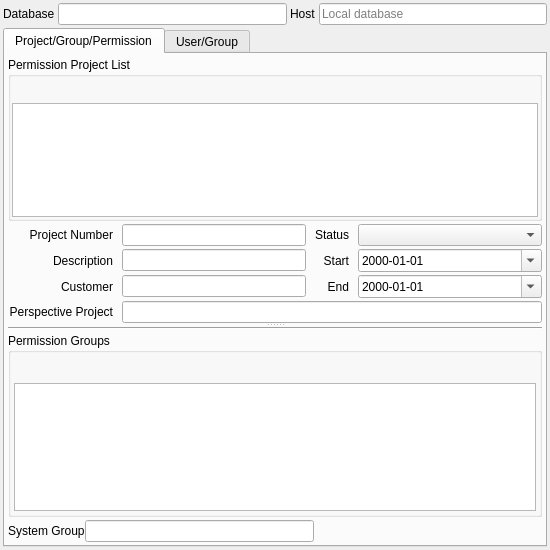
<?xml version="1.0" encoding="UTF-8"?>
<ui version="4.0">
 <class>DB_PermissionWidget</class>
 <widget class="QWidget" name="DB_PermissionWidget">
  <property name="geometry">
   <rect>
    <x>0</x>
    <y>0</y>
    <width>550</width>
    <height>550</height>
   </rect>
  </property>
  <property name="windowTitle">
   <string>Dialog</string>
  </property>
  <layout class="QGridLayout" name="gridLayout_13">
   <property name="leftMargin">
    <number>3</number>
   </property>
   <property name="topMargin">
    <number>3</number>
   </property>
   <property name="rightMargin">
    <number>3</number>
   </property>
   <property name="bottomMargin">
    <number>3</number>
   </property>
   <property name="spacing">
    <number>3</number>
   </property>
   <item row="0" column="0">
    <layout class="QHBoxLayout" name="horizontalLayout">
     <item>
      <widget class="QLabel" name="label">
       <property name="text">
        <string>Database</string>
       </property>
      </widget>
     </item>
     <item>
      <widget class="QLineEdit" name="leDatabaseName">
       <property name="enabled">
        <bool>true</bool>
       </property>
       <property name="readOnly">
        <bool>true</bool>
       </property>
       <property name="clearButtonEnabled">
        <bool>false</bool>
       </property>
      </widget>
     </item>
     <item>
      <widget class="QLabel" name="label_2">
       <property name="text">
        <string>Host</string>
       </property>
      </widget>
     </item>
     <item>
      <widget class="QLineEdit" name="leHostName">
       <property name="placeholderText">
        <string>Local database</string>
       </property>
      </widget>
     </item>
    </layout>
   </item>
   <item row="1" column="0">
    <widget class="QTabWidget" name="tabWidget">
     <property name="currentIndex">
      <number>0</number>
     </property>
     <widget class="QWidget" name="tab1">
      <attribute name="title">
       <string>Project/Group/Permission</string>
      </attribute>
      <layout class="QGridLayout" name="gridLayout_6">
       <property name="leftMargin">
        <number>3</number>
       </property>
       <property name="topMargin">
        <number>3</number>
       </property>
       <property name="rightMargin">
        <number>3</number>
       </property>
       <property name="bottomMargin">
        <number>3</number>
       </property>
       <property name="spacing">
        <number>3</number>
       </property>
       <item row="0" column="0">
        <widget class="QSplitter" name="splitter">
         <property name="orientation">
          <enum>Qt::Vertical</enum>
         </property>
         <widget class="QWidget" name="layoutWidget_1">
          <layout class="QGridLayout" name="gridLayout_4">
           <property name="horizontalSpacing">
            <number>0</number>
           </property>
           <property name="verticalSpacing">
            <number>3</number>
           </property>
           <item row="0" column="0">
            <widget class="QGroupBox" name="groupBox">
             <property name="sizePolicy">
              <sizepolicy hsizetype="Expanding" vsizetype="Expanding">
               <horstretch>0</horstretch>
               <verstretch>0</verstretch>
              </sizepolicy>
             </property>
             <property name="title">
              <string>Permission Project List</string>
             </property>
             <layout class="QGridLayout" name="gridLayout">
              <property name="leftMargin">
               <number>1</number>
              </property>
              <property name="topMargin">
               <number>1</number>
              </property>
              <property name="rightMargin">
               <number>1</number>
              </property>
              <property name="bottomMargin">
               <number>1</number>
              </property>
              <property name="spacing">
               <number>1</number>
              </property>
              <item row="0" column="0">
               <widget class="RB_ToolButtonBar" name="tbbProject" native="true">
                <property name="minimumSize">
                 <size>
                  <width>0</width>
                  <height>24</height>
                 </size>
                </property>
                <property name="baseSize">
                 <size>
                  <width>0</width>
                  <height>0</height>
                 </size>
                </property>
               </widget>
              </item>
              <item row="1" column="0">
               <widget class="RB_TableView" name="tvProject"/>
              </item>
             </layout>
            </widget>
           </item>
           <item row="1" column="0">
            <layout class="QGridLayout" name="gridLayout_2">
             <property name="horizontalSpacing">
              <number>9</number>
             </property>
             <property name="verticalSpacing">
              <number>3</number>
             </property>
             <item row="0" column="0">
              <widget class="QLabel" name="label_3">
               <property name="text">
                <string>Project Number</string>
               </property>
               <property name="alignment">
                <set>Qt::AlignRight|Qt::AlignTrailing|Qt::AlignVCenter</set>
               </property>
              </widget>
             </item>
             <item row="0" column="1">
              <widget class="QLineEdit" name="leProjectNumber"/>
             </item>
             <item row="0" column="2">
              <widget class="QLabel" name="label_7">
               <property name="text">
                <string>Status</string>
               </property>
               <property name="alignment">
                <set>Qt::AlignRight|Qt::AlignTrailing|Qt::AlignVCenter</set>
               </property>
              </widget>
             </item>
             <item row="0" column="3">
              <widget class="QComboBox" name="cbStatus">
               <property name="sizePolicy">
                <sizepolicy hsizetype="MinimumExpanding" vsizetype="Fixed">
                 <horstretch>0</horstretch>
                 <verstretch>0</verstretch>
                </sizepolicy>
               </property>
              </widget>
             </item>
             <item row="1" column="0">
              <widget class="QLabel" name="label_4">
               <property name="text">
                <string>Description</string>
               </property>
               <property name="alignment">
                <set>Qt::AlignRight|Qt::AlignTrailing|Qt::AlignVCenter</set>
               </property>
              </widget>
             </item>
             <item row="1" column="1">
              <widget class="QLineEdit" name="leDescription"/>
             </item>
             <item row="1" column="2">
              <widget class="QLabel" name="label_8">
               <property name="text">
                <string>Start</string>
               </property>
               <property name="alignment">
                <set>Qt::AlignRight|Qt::AlignTrailing|Qt::AlignVCenter</set>
               </property>
              </widget>
             </item>
             <item row="1" column="3">
              <widget class="QDateEdit" name="deStartProject">
               <property name="displayFormat">
                <string>yyyy-MM-dd</string>
               </property>
               <property name="calendarPopup">
                <bool>true</bool>
               </property>
              </widget>
             </item>
             <item row="2" column="2">
              <widget class="QLabel" name="label_9">
               <property name="text">
                <string>End</string>
               </property>
               <property name="alignment">
                <set>Qt::AlignRight|Qt::AlignTrailing|Qt::AlignVCenter</set>
               </property>
              </widget>
             </item>
             <item row="2" column="3">
              <widget class="QDateEdit" name="deEndProject">
               <property name="displayFormat">
                <string>yyyy-MM-dd</string>
               </property>
               <property name="calendarPopup">
                <bool>true</bool>
               </property>
              </widget>
             </item>
             <item row="2" column="1">
              <widget class="QLineEdit" name="leCustomer"/>
             </item>
             <item row="2" column="0">
              <widget class="QLabel" name="label_6">
               <property name="text">
                <string>Customer</string>
               </property>
               <property name="alignment">
                <set>Qt::AlignRight|Qt::AlignTrailing|Qt::AlignVCenter</set>
               </property>
              </widget>
             </item>
             <item row="3" column="0">
              <widget class="QLabel" name="lblPerspectiveProject">
               <property name="text">
                <string>Perspective Project</string>
               </property>
               <property name="alignment">
                <set>Qt::AlignRight|Qt::AlignTrailing|Qt::AlignVCenter</set>
               </property>
              </widget>
             </item>
             <item row="3" column="1" colspan="3">
              <widget class="RB_IdxLineEdit" name="ilePerspectiveProject"/>
             </item>
            </layout>
           </item>
          </layout>
         </widget>
         <widget class="QWidget" name="">
          <layout class="QGridLayout" name="gridLayout_5">
           <property name="horizontalSpacing">
            <number>0</number>
           </property>
           <property name="verticalSpacing">
            <number>3</number>
           </property>
           <item row="0" column="0">
            <widget class="Line" name="line">
             <property name="orientation">
              <enum>Qt::Horizontal</enum>
             </property>
            </widget>
           </item>
           <item row="1" column="0">
            <widget class="QGroupBox" name="groupBox_2">
             <property name="sizePolicy">
              <sizepolicy hsizetype="Expanding" vsizetype="Expanding">
               <horstretch>0</horstretch>
               <verstretch>0</verstretch>
              </sizepolicy>
             </property>
             <property name="title">
              <string>Permission Groups</string>
             </property>
             <layout class="QGridLayout" name="gridLayout_3">
              <property name="leftMargin">
               <number>3</number>
              </property>
              <property name="topMargin">
               <number>3</number>
              </property>
              <property name="rightMargin">
               <number>3</number>
              </property>
              <property name="bottomMargin">
               <number>3</number>
              </property>
              <property name="spacing">
               <number>3</number>
              </property>
              <item row="0" column="0">
               <widget class="RB_ToolButtonBar" name="tbbGroup" native="true">
                <property name="minimumSize">
                 <size>
                  <width>0</width>
                  <height>24</height>
                 </size>
                </property>
                <property name="baseSize">
                 <size>
                  <width>0</width>
                  <height>0</height>
                 </size>
                </property>
               </widget>
              </item>
              <item row="1" column="0">
               <widget class="RB_TableView" name="tvGroup"/>
              </item>
             </layout>
            </widget>
           </item>
           <item row="2" column="0">
            <layout class="QHBoxLayout" name="horizontalLayout_2">
             <item>
              <widget class="QLabel" name="label_10">
               <property name="text">
                <string>System Group</string>
               </property>
              </widget>
             </item>
             <item>
              <widget class="RB_IdxLineEdit" name="ileProjectSystemGroup"/>
             </item>
             <item>
              <spacer name="horizontalSpacer_2">
               <property name="orientation">
                <enum>Qt::Horizontal</enum>
               </property>
               <property name="sizeHint" stdset="0">
                <size>
                 <width>40</width>
                 <height>20</height>
                </size>
               </property>
              </spacer>
             </item>
            </layout>
           </item>
          </layout>
         </widget>
        </widget>
       </item>
      </layout>
     </widget>
     <widget class="QWidget" name="tab2">
      <attribute name="title">
       <string>User/Group</string>
      </attribute>
      <layout class="QGridLayout" name="gridLayout_12">
       <property name="leftMargin">
        <number>3</number>
       </property>
       <property name="topMargin">
        <number>3</number>
       </property>
       <property name="rightMargin">
        <number>3</number>
       </property>
       <property name="bottomMargin">
        <number>3</number>
       </property>
       <property name="spacing">
        <number>3</number>
       </property>
       <item row="0" column="0">
        <widget class="QSplitter" name="splitter_2">
         <property name="orientation">
          <enum>Qt::Vertical</enum>
         </property>
         <widget class="QWidget" name="layoutWidget_3">
          <layout class="QGridLayout" name="gridLayout_7">
           <property name="horizontalSpacing">
            <number>0</number>
           </property>
           <property name="verticalSpacing">
            <number>3</number>
           </property>
           <item row="0" column="0">
            <widget class="QGroupBox" name="groupBox_3">
             <property name="sizePolicy">
              <sizepolicy hsizetype="Expanding" vsizetype="Expanding">
               <horstretch>0</horstretch>
               <verstretch>0</verstretch>
              </sizepolicy>
             </property>
             <property name="title">
              <string>Users</string>
             </property>
             <layout class="QGridLayout" name="gridLayout_8">
              <property name="leftMargin">
               <number>3</number>
              </property>
              <property name="topMargin">
               <number>3</number>
              </property>
              <property name="rightMargin">
               <number>3</number>
              </property>
              <property name="bottomMargin">
               <number>3</number>
              </property>
              <property name="spacing">
               <number>3</number>
              </property>
              <item row="0" column="0">
               <widget class="RB_ToolButtonBar" name="tbbUser" native="true">
                <property name="minimumSize">
                 <size>
                  <width>0</width>
                  <height>24</height>
                 </size>
                </property>
                <property name="baseSize">
                 <size>
                  <width>0</width>
                  <height>0</height>
                 </size>
                </property>
               </widget>
              </item>
              <item row="1" column="0">
               <widget class="RB_TableView" name="tvUser"/>
              </item>
             </layout>
            </widget>
           </item>
           <item row="1" column="0">
            <layout class="QGridLayout" name="gridLayout_9">
             <property name="horizontalSpacing">
              <number>9</number>
             </property>
             <property name="verticalSpacing">
              <number>3</number>
             </property>
             <item row="0" column="2">
              <widget class="QLabel" name="label_13">
               <property name="text">
                <string>User Name</string>
               </property>
               <property name="alignment">
                <set>Qt::AlignRight|Qt::AlignTrailing|Qt::AlignVCenter</set>
               </property>
              </widget>
             </item>
             <item row="2" column="0">
              <widget class="QLabel" name="label_16">
               <property name="text">
                <string>Telephone</string>
               </property>
               <property name="alignment">
                <set>Qt::AlignRight|Qt::AlignTrailing|Qt::AlignVCenter</set>
               </property>
              </widget>
             </item>
             <item row="0" column="1">
              <widget class="QLineEdit" name="leFirstName"/>
             </item>
             <item row="1" column="1">
              <widget class="QLineEdit" name="leLastName"/>
             </item>
             <item row="0" column="0">
              <widget class="QLabel" name="label_12">
               <property name="text">
                <string>First Name</string>
               </property>
               <property name="alignment">
                <set>Qt::AlignRight|Qt::AlignTrailing|Qt::AlignVCenter</set>
               </property>
              </widget>
             </item>
             <item row="3" column="0">
              <widget class="QLabel" name="label_18">
               <property name="text">
                <string>Email</string>
               </property>
               <property name="alignment">
                <set>Qt::AlignRight|Qt::AlignTrailing|Qt::AlignVCenter</set>
               </property>
              </widget>
             </item>
             <item row="1" column="0">
              <widget class="QLabel" name="label_14">
               <property name="text">
                <string>Last Name</string>
               </property>
               <property name="alignment">
                <set>Qt::AlignRight|Qt::AlignTrailing|Qt::AlignVCenter</set>
               </property>
              </widget>
             </item>
             <item row="2" column="1">
              <widget class="QLineEdit" name="leTelephone"/>
             </item>
             <item row="3" column="1">
              <widget class="QLineEdit" name="leEmail"/>
             </item>
             <item row="3" column="2">
              <widget class="QLabel" name="label_17">
               <property name="text">
                <string>End</string>
               </property>
               <property name="alignment">
                <set>Qt::AlignRight|Qt::AlignTrailing|Qt::AlignVCenter</set>
               </property>
              </widget>
             </item>
             <item row="3" column="3">
              <widget class="QDateEdit" name="deEndUser">
               <property name="displayFormat">
                <string>yyyy-MM-dd</string>
               </property>
               <property name="calendarPopup">
                <bool>true</bool>
               </property>
              </widget>
             </item>
             <item row="2" column="2">
              <widget class="QLabel" name="label_15">
               <property name="text">
                <string>Start</string>
               </property>
               <property name="alignment">
                <set>Qt::AlignRight|Qt::AlignTrailing|Qt::AlignVCenter</set>
               </property>
              </widget>
             </item>
             <item row="2" column="3">
              <widget class="QDateEdit" name="deStartUser">
               <property name="displayFormat">
                <string>yyyy-MM-dd</string>
               </property>
               <property name="calendarPopup">
                <bool>true</bool>
               </property>
              </widget>
             </item>
             <item row="1" column="2">
              <widget class="QLabel" name="label_21">
               <property name="text">
                <string>Password</string>
               </property>
               <property name="alignment">
                <set>Qt::AlignRight|Qt::AlignTrailing|Qt::AlignVCenter</set>
               </property>
              </widget>
             </item>
             <item row="0" column="3">
              <widget class="QLineEdit" name="leUserName"/>
             </item>
             <item row="1" column="3">
              <widget class="QLineEdit" name="lePassword"/>
             </item>
            </layout>
           </item>
          </layout>
         </widget>
         <widget class="QWidget" name="layoutWidget_4">
          <layout class="QGridLayout" name="gridLayout_10">
           <property name="horizontalSpacing">
            <number>0</number>
           </property>
           <property name="verticalSpacing">
            <number>3</number>
           </property>
           <item row="2" column="0">
            <layout class="QHBoxLayout" name="horizontalLayout_6">
             <property name="spacing">
              <number>9</number>
             </property>
             <item>
              <widget class="QLabel" name="label_19">
               <property name="text">
                <string>System Group</string>
               </property>
              </widget>
             </item>
             <item>
              <widget class="RB_IdxLineEdit" name="ileUserSystemGroup"/>
             </item>
             <item>
              <spacer name="horizontalSpacer">
               <property name="orientation">
                <enum>Qt::Horizontal</enum>
               </property>
               <property name="sizeHint" stdset="0">
                <size>
                 <width>40</width>
                 <height>20</height>
                </size>
               </property>
              </spacer>
             </item>
            </layout>
           </item>
           <item row="1" column="0">
            <widget class="QGroupBox" name="groupBox_4">
             <property name="sizePolicy">
              <sizepolicy hsizetype="Expanding" vsizetype="Expanding">
               <horstretch>0</horstretch>
               <verstretch>0</verstretch>
              </sizepolicy>
             </property>
             <property name="title">
              <string>User Groups</string>
             </property>
             <layout class="QGridLayout" name="gridLayout_11">
              <property name="leftMargin">
               <number>3</number>
              </property>
              <property name="topMargin">
               <number>3</number>
              </property>
              <property name="rightMargin">
               <number>3</number>
              </property>
              <property name="bottomMargin">
               <number>3</number>
              </property>
              <property name="spacing">
               <number>3</number>
              </property>
              <item row="0" column="0">
               <widget class="RB_ToolButtonBar" name="tbbUserGroup" native="true">
                <property name="minimumSize">
                 <size>
                  <width>0</width>
                  <height>24</height>
                 </size>
                </property>
                <property name="baseSize">
                 <size>
                  <width>0</width>
                  <height>0</height>
                 </size>
                </property>
               </widget>
              </item>
              <item row="1" column="0">
               <widget class="RB_TableView" name="tvUserGroup"/>
              </item>
             </layout>
            </widget>
           </item>
           <item row="0" column="0">
            <widget class="Line" name="line_2">
             <property name="orientation">
              <enum>Qt::Horizontal</enum>
             </property>
            </widget>
           </item>
          </layout>
         </widget>
        </widget>
       </item>
      </layout>
     </widget>
    </widget>
   </item>
  </layout>
 </widget>
 <customwidgets>
  <customwidget>
   <class>RB_IdxLineEdit</class>
   <extends>QLineEdit</extends>
   <header>rb_idxlineedit.h</header>
  </customwidget>
  <customwidget>
   <class>RB_ToolButtonBar</class>
   <extends>QWidget</extends>
   <header>rb_toolbuttonbar.h</header>
   <container>1</container>
  </customwidget>
  <customwidget>
   <class>RB_TableView</class>
   <extends>QTableView</extends>
   <header>rb_tableview.h</header>
  </customwidget>
 </customwidgets>
 <tabstops>
  <tabstop>tvProject</tabstop>
  <tabstop>leProjectNumber</tabstop>
  <tabstop>leDescription</tabstop>
  <tabstop>leCustomer</tabstop>
  <tabstop>ilePerspectiveProject</tabstop>
  <tabstop>cbStatus</tabstop>
  <tabstop>deStartProject</tabstop>
  <tabstop>deEndProject</tabstop>
  <tabstop>tvGroup</tabstop>
  <tabstop>ileProjectSystemGroup</tabstop>
  <tabstop>tvUser</tabstop>
  <tabstop>leFirstName</tabstop>
  <tabstop>leLastName</tabstop>
  <tabstop>leTelephone</tabstop>
  <tabstop>leEmail</tabstop>
  <tabstop>leUserName</tabstop>
  <tabstop>lePassword</tabstop>
  <tabstop>deStartUser</tabstop>
  <tabstop>deEndUser</tabstop>
  <tabstop>tvUserGroup</tabstop>
  <tabstop>ileUserSystemGroup</tabstop>
  <tabstop>leDatabaseName</tabstop>
  <tabstop>leHostName</tabstop>
  <tabstop>tabWidget</tabstop>
 </tabstops>
 <resources/>
 <connections/>
</ui>
